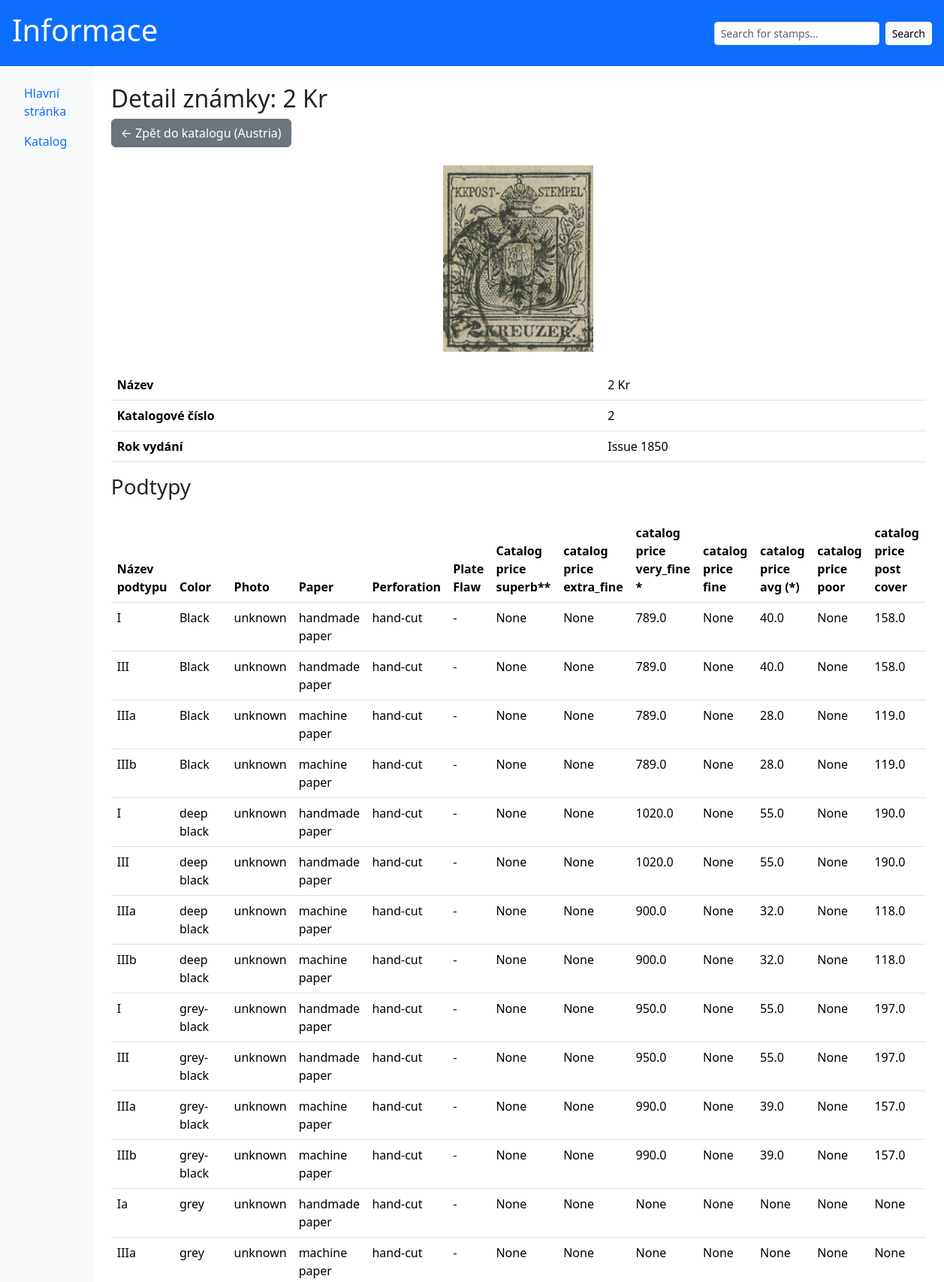
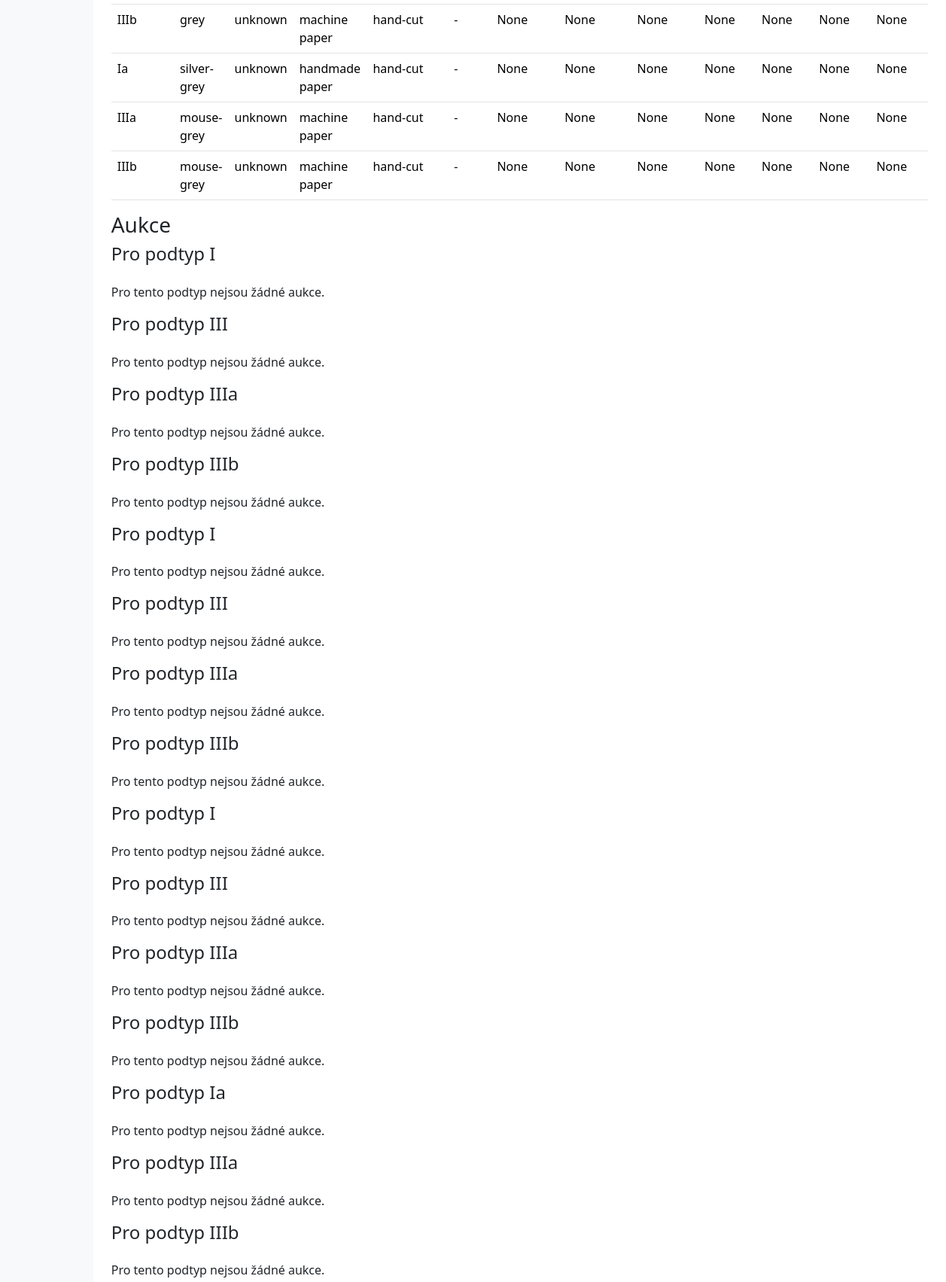
The app's page /stamps/2 (upper part) with its own data (2 pictures, top to bottom).
### shared/db/models.py (models this page shows, shortened)
class StampBase(Base):
    __tablename__ = 'stamp_base'
    stamp_id = Column(Integer, primary_key=True)
    catalog_number = Column(String, nullable=False)
    photo_path_base = Column(String, nullable=False)
    name = Column(String, nullable=False)
    emission_id = Column(Integer, ForeignKey('emission.emission_id'), nullable=False)
    emission = relationship('Emission', back_populates='stamps')
    stamp_types = relationship("StampTypeBase", back_populates="stamp")
    stamp_details = relationship("StampDetail", back_populates="stamp", uselist=False)

class Country(Base):
    __tablename__ = 'country'
    country_id = Column(Integer, primary_key=True)
    name = Column(String, nullable=False)
    emissions = relationship('Emission', back_populates='country')

class Emission(Base):
    __tablename__ = 'emission'
    emission_id = Column(Integer, primary_key=True)
    name = Column(String, nullable=False)
    issue_year = Column(Integer, nullable=False)
    country_id = Column(Integer, ForeignKey('country.country_id'))
    country = relationship('Country', back_populates='emissions')
    stamps = relationship('StampBase', back_populates='emission')

class StampTypeBase(Base):
    __tablename__ = 'stamp_type_base'
    stamp_type_id = Column(Integer, primary_key=True)
    stamp_id = Column(Integer, ForeignKey('stamp_base.stamp_id'), nullable=False)
    photo_path_type = Column(String)
    description = Column(String)
    type_name = Column(String)
    color = Column(String)
    paper = Column(String)
    perforation = Column(String)
    plate_flaw = Column(String)
    catalog_price_superb = Column(Float)
    catalog_price_extra_fine = Column(Float)
    catalog_price_very_fine = Column(Float)
    catalog_price_fine = Column(Float)
    catalog_price_avg = Column(Float)
    catalog_price_poor = Column(Float)
    catalog_price_post_cover = Column(Float)
    stamp = relationship("StampBase", back_populates="stamp_types")
    auction_sales = relationship("AuctionSale", back_populates="stamp_type")# Jedna známka má maximálně jeden detail

### backend/app/main.py (the view)
@app.get("/stamps/{stamp_id}", response_class=HTMLResponse, name="stamp_detail")
async def get_stamp_detail(request: Request, stamp_id: int):
    stamp = crud.get_stamp_by_id(stamp_id)
    if not stamp:
        raise HTTPException(status_code=404, detail="Stamp not found")
    subtypes = crud.get_all_stamp_type_by_id(stamp_id)
    auctions_by_subtype = {
        subtype.stamp_type_id: crud.get_auctions_by_stamp_type(subtype.stamp_type_id)
        for subtype in subtypes
    }
    return templates.TemplateResponse("stamp_detail.html", {
        "request": request,
        "stamp": stamp,
        "subtypes": subtypes,
        "auctions_by_subtype": auctions_by_subtype
    })

### shared/db/crud.py (called while the page is built)
def get_stamp_by_id(stamp_id):
    return session.query(StampBase).filter(StampBase.stamp_id == stamp_id).first()

def get_all_stamp_type_by_id(stamp_id):
    return session.query(StampTypeBase).filter(StampTypeBase.stamp_id == stamp_id).all()

def get_auctions_by_stamp_type(stamp_type_id: int):
    return session.query(AuctionSale).filter(AuctionSale.stamp_type_id == stamp_type_id).all()

### backend/templates/stamp_detail.html (shortened to what this page needs)
{% extends "base.html" %}
{% block content %}
<h2>Detail známky: {{ stamp.name }}</h2>
<a href="{{ url_for('catalog', country=stamp.emission.country.name) }}" class="btn btn-secondary mb-4">
    ← Zpět do katalogu ({{ stamp.emission.country.name }})
</a>
<img src="/images/{{ stamp.photo_path_base }}" alt="photo" width="200" class="mx-auto d-block">
<table class="table mt-4">
    <thead>
        <tr>
            <th>Název</th>
            <td>{{ stamp.name }}</td>
        </tr>
        <tr>
            <th>Katalogové číslo</th>
            <td>{{ stamp.catalog_number }}</td>
        </tr>
        <tr>
            <th>Rok vydání</th>
            <td>{{ stamp.emission.issue_year }}</td>
        </tr>
    </thead>
</table>
<h3>Podtypy</h3>
{% if subtypes %}
<table class="table mt-4">
    <thead>
        <tr>
            <th>Název podtypu</th>
            <th>Color</th>
            <th>Photo</th>
            <th>Paper</th>
            <th>Perforation</th>
            <th>Plate Flaw</th>
            <th>Catalog price superb**</th>
            <th>catalog price extra_fine</th>
            <th>catalog price very_fine *</th>
            <th>catalog price fine</th>
            <th>catalog price avg (*)</th>
            <th>catalog price poor</th>
            <th>catalog price post cover</th>
        </tr>
    </thead>
    <tbody>
        {% for subtype in subtypes %}
        <tr>
            <td>{{ subtype.type_name }}</td>
            <td>{{ subtype.color }}</td>
            <td>{{ subtype.photo_path_type }}</td>
            <td>{{ subtype.paper }}</td>
            <td>{{ subtype.perforation }}</td>
            <td>{{ subtype.plate_flaw }}</td>
            <td>{{ subtype.catalog_price_superb }}</td>
            <td>{{ subtype.catalog_price_extra_fine }}</td>
            <td>{{ subtype.catalog_price_very_fine }}</td>
            <td>{{ subtype.catalog_price_fine }}</td>
            <td>{{ subtype.catalog_price_avg }}</td>
            <td>{{ subtype.catalog_price_poor }}</td>
            <td>{{ subtype.catalog_price_post_cover }}</td>
        </tr>
        {% endfor %}
    </tbody>
</table>
{% else %}
<p class="mt-4">Žádné podtypy pro tuto známku.</p>
{% endif %}
<h3>Aukce</h3>
{% if auctions_by_subtype %}
    {% for subtype_id, auctions in auctions_by_subtype.items() %}
    <h4>Pro podtyp {{ (subtypes | selectattr('stamp_type_id', 'equalto', subtype_id) | first).type_name }}</h4>
        {% if auctions %}
        <table class="table mt-4">
            <thead>
                <tr>
                    <th>Cena</th>
                    <th>URL</th>
                    <th>Popis</th>
                </tr>
            </thead>
            <tbody>
                {% for auction in auctions %}
                <tr>
                    <td>{{ auction.price }} Kč</td>
                    <td><a href="{{ auction.url }}" target="_blank">Odkaz</a></td>
                    <td>{{ auction.description }}</td>
                </tr>
                {% endfor %}
            </tbody>
        </table>
        {% else %}
        <p class="mt-4">Pro tento podtyp nejsou žádné aukce.</p>
        {% endif %}
    {% endfor %}
{% else %}
<p class="mt-4">Žádné aukce pro tuto známku.</p>
{% endif %}
{% endblock %}

### records on screen
StampBase: name "2 Kr", photo_path_base (picture), catalog_number "2"
Country: emission.country.name "Austria"
Emission: emission.issue_year "Issue 1850"
StampTypeBase: type_name "I", color "Black", photo_path_type "unknown", paper "handmade paper", perforation "hand-cut", plate_flaw "-", catalog_price_superb "None", catalog_price_extra_fine "None", catalog_price_very_fine "789.0", catalog_price_fine "None", catalog_price_avg "40.0", catalog_price_poor "None", catalog_price_post_cover "158.0"
StampTypeBase: type_name "III", color "Black", photo_path_type "unknown", paper "handmade paper", perforation "hand-cut", plate_flaw "-", catalog_price_superb "None", catalog_price_extra_fine "None", catalog_price_very_fine "789.0", catalog_price_fine "None", catalog_price_avg "40.0", catalog_price_poor "None", catalog_price_post_cover "158.0"
StampTypeBase: type_name "IIIa", color "Black", photo_path_type "unknown", paper "machine paper", perforation "hand-cut", plate_flaw "-", catalog_price_superb "None", catalog_price_extra_fine "None", catalog_price_very_fine "789.0", catalog_price_fine "None", catalog_price_avg "28.0", catalog_price_poor "None", catalog_price_post_cover "119.0"
StampTypeBase: type_name "IIIb", color "Black", photo_path_type "unknown", paper "machine paper", perforation "hand-cut", plate_flaw "-", catalog_price_superb "None", catalog_price_extra_fine "None", catalog_price_very_fine "789.0", catalog_price_fine "None", catalog_price_avg "28.0", catalog_price_poor "None", catalog_price_post_cover "119.0"
StampTypeBase: type_name "I", color "deep black", photo_path_type "unknown", paper "handmade paper", perforation "hand-cut", plate_flaw "-", catalog_price_superb "None", catalog_price_extra_fine "None", catalog_price_very_fine "1020.0", catalog_price_fine "None", catalog_price_avg "55.0", catalog_price_poor "None", catalog_price_post_cover "190.0"
StampTypeBase: type_name "III", color "deep black", photo_path_type "unknown", paper "handmade paper", perforation "hand-cut", plate_flaw "-", catalog_price_superb "None", catalog_price_extra_fine "None", catalog_price_very_fine "1020.0", catalog_price_fine "None", catalog_price_avg "55.0", catalog_price_poor "None", catalog_price_post_cover "190.0"
StampTypeBase: type_name "IIIa", color "deep black", photo_path_type "unknown", paper "machine paper", perforation "hand-cut", plate_flaw "-", catalog_price_superb "None", catalog_price_extra_fine "None", catalog_price_very_fine "900.0", catalog_price_fine "None", catalog_price_avg "32.0", catalog_price_poor "None", catalog_price_post_cover "118.0"
StampTypeBase: type_name "IIIb", color "deep black", photo_path_type "unknown", paper "machine paper", perforation "hand-cut", plate_flaw "-", catalog_price_superb "None", catalog_price_extra_fine "None", catalog_price_very_fine "900.0", catalog_price_fine "None", catalog_price_avg "32.0", catalog_price_poor "None", catalog_price_post_cover "118.0"
StampTypeBase: type_name "I", color "grey-black", photo_path_type "unknown", paper "handmade paper", perforation "hand-cut", plate_flaw "-", catalog_price_superb "None", catalog_price_extra_fine "None", catalog_price_very_fine "950.0", catalog_price_fine "None", catalog_price_avg "55.0", catalog_price_poor "None", catalog_price_post_cover "197.0"
StampTypeBase: type_name "III", color "grey-black", photo_path_type "unknown", paper "handmade paper", perforation "hand-cut", plate_flaw "-", catalog_price_superb "None", catalog_price_extra_fine "None", catalog_price_very_fine "950.0", catalog_price_fine "None", catalog_price_avg "55.0", catalog_price_poor "None", catalog_price_post_cover "197.0"
StampTypeBase: type_name "IIIa", color "grey-black", photo_path_type "unknown", paper "machine paper", perforation "hand-cut", plate_flaw "-", catalog_price_superb "None", catalog_price_extra_fine "None", catalog_price_very_fine "990.0", catalog_price_fine "None", catalog_price_avg "39.0", catalog_price_poor "None", catalog_price_post_cover "157.0"
StampTypeBase: type_name "IIIb", color "grey-black", photo_path_type "unknown", paper "machine paper", perforation "hand-cut", plate_flaw "-", catalog_price_superb "None", catalog_price_extra_fine "None", catalog_price_very_fine "990.0", catalog_price_fine "None", catalog_price_avg "39.0", catalog_price_poor "None", catalog_price_post_cover "157.0"
StampTypeBase: type_name "Ia", color "grey", photo_path_type "unknown", paper "handmade paper", perforation "hand-cut", plate_flaw "-", catalog_price_superb "None", catalog_price_extra_fine "None", catalog_price_very_fine "None", catalog_price_fine "None", catalog_price_avg "None", catalog_price_poor "None", catalog_price_post_cover "None"
StampTypeBase: type_name "IIIa", color "grey", photo_path_type "unknown", paper "machine paper", perforation "hand-cut", plate_flaw "-", catalog_price_superb "None", catalog_price_extra_fine "None", catalog_price_very_fine "None", catalog_price_fine "None", catalog_price_avg "None", catalog_price_poor "None", catalog_price_post_cover "None"
StampTypeBase: type_name "IIIb", color "grey", photo_path_type "unknown", paper "machine paper", perforation "hand-cut", plate_flaw "-", catalog_price_superb "None", catalog_price_extra_fine "None", catalog_price_very_fine "None", catalog_price_fine "None", catalog_price_avg "None", catalog_price_poor "None", catalog_price_post_cover "None"
StampTypeBase: type_name "Ia", color "silver-grey", photo_path_type "unknown", paper "handmade paper", perforation "hand-cut", plate_flaw "-", catalog_price_superb "None", catalog_price_extra_fine "None", catalog_price_very_fine "None", catalog_price_fine "None", catalog_price_avg "None", catalog_price_poor "None", catalog_price_post_cover "None"
StampTypeBase: type_name "IIIa", color "mouse-grey", photo_path_type "unknown", paper "machine paper", perforation "hand-cut", plate_flaw "-", catalog_price_superb "None", catalog_price_extra_fine "None", catalog_price_very_fine "None", catalog_price_fine "None", catalog_price_avg "None", catalog_price_poor "None", catalog_price_post_cover "None"
StampTypeBase: type_name "IIIb", color "mouse-grey", photo_path_type "unknown", paper "machine paper", perforation "hand-cut", plate_flaw "-", catalog_price_superb "None", catalog_price_extra_fine "None", catalog_price_very_fine "None", catalog_price_fine "None", catalog_price_avg "None", catalog_price_poor "None", catalog_price_post_cover "None"
